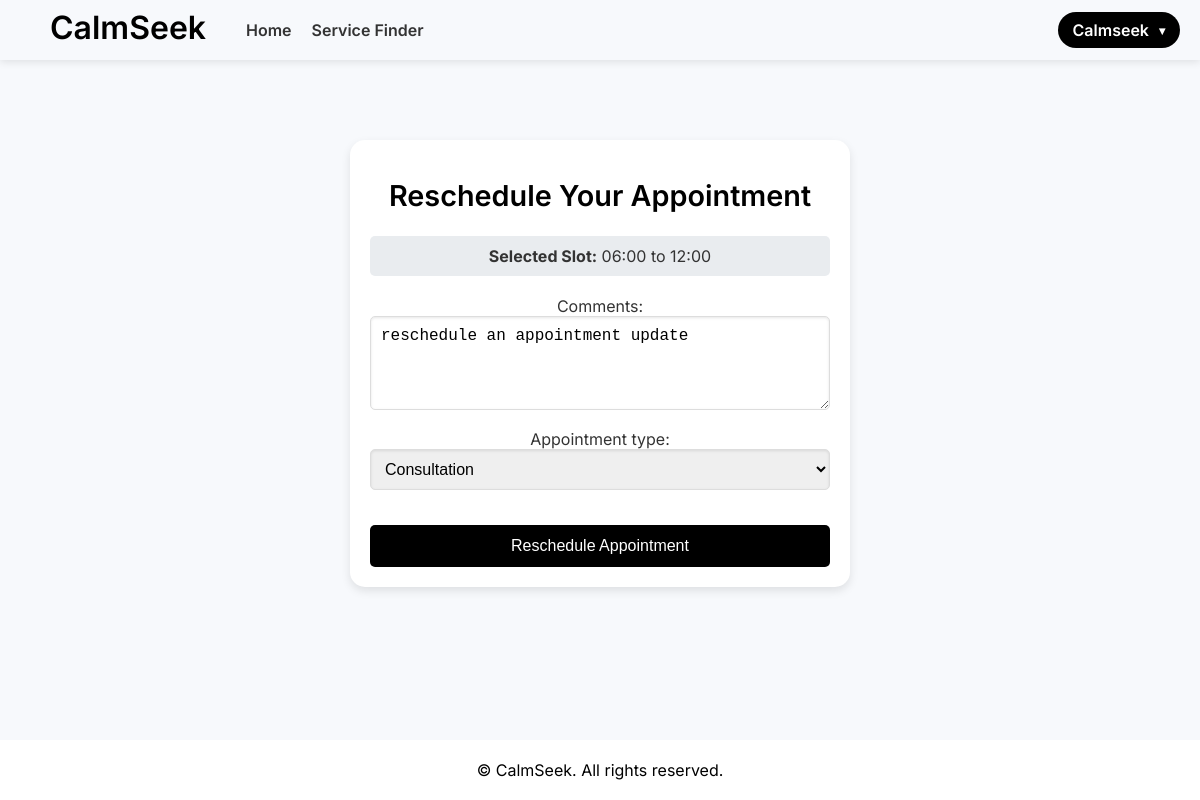
Screenshot of /appointments/update_appointment/5/5/ (signed in) with the database file from the repository.
### appointments/models.py (models this page shows, shortened)
class TimeSlot(models.Model):
    provider = models.ForeignKey(
        User, on_delete=models.CASCADE, related_name="provider_time_slots"
    )
    start_time = models.DateTimeField()
    end_time = models.DateTimeField()
    is_available = models.BooleanField(default=True)

class Appointment(models.Model):
    user = models.ForeignKey(
        User, on_delete=models.CASCADE, related_name="appointments"
    )
    time_slot = models.ForeignKey(TimeSlot, on_delete=models.CASCADE)
    comments = models.TextField(blank=True)
    APPOINTMENT_TYPES = [
        ("Checkup", "Checkup"),
        ("Consultation", "Consultation"),
        ("Emergency", "Emergency"),
    ]
    appointment_type = models.CharField(max_length=20, choices=APPOINTMENT_TYPES)
    booked_on = models.DateTimeField(auto_now_add=True)

### appointments/views.py (the view)
@login_required
def update_appointment(request, appointment_id, slot_id):
    appointment = get_object_or_404(Appointment, id=appointment_id)
    original_user = appointment.user
    new_time_slot = get_object_or_404(TimeSlot, id=slot_id, is_available=True)
    form = AppointmentForm()
    print(request.method)
    if request.method == "POST":
        form = AppointmentForm(request.POST, instance=appointment)
        old_time_slot = appointment.time_slot
        old_time_slot.is_available = True
        old_time_slot.save()
        if form.is_valid():
            appointment = form.save(commit=False)
            appointment.user = original_user
            appointment.time_slot = new_time_slot
            appointment.save()
            new_time_slot.is_available = False
            new_time_slot.save()
            return redirect("appointments:appointment_success")
    else:
        form = AppointmentForm(instance=appointment)
    context = {
        "time_slot": new_time_slot,
        "appointment": appointment,
        "form": form,
    }
    return render(request, "appointments/update_appointment.html", context)

### appointments/forms.py
class AppointmentForm(forms.ModelForm):
    class Meta:
        model = Appointment
        fields = ["comments", "appointment_type"]
        widgets = {
            "comments": forms.Textarea(
                attrs={"rows": 4, "placeholder": "Enter any comments for the provider"}
            ),
            "appointment_type": forms.Select(),
        }

### appointments/templates/appointments/update_appointment.html (shortened to what this page needs)
{% extends 'base.html' %}
{% block content %}
<div class="container booking-card">
    <h2 class="heading">Reschedule Your Appointment</h2>
    <div class="time-slot">
        <p><strong>Selected Slot:</strong> {{ time_slot.start_time|date:"H:i" }} to {{ time_slot.end_time|date:"H:i" }}</p>
    </div>
    <form method="post" class="appointment-form">
        <div class="form-group">
            {{ form.as_p }}
        </div>
        <button type="submit" class="btn btn-primary">Reschedule Appointment</button>
    </form>
</div>
{% endblock %}

### calmseek/templates/base.html (shortened to what this page needs)
<!DOCTYPE html>
<html lang="en">
<head>
    {% load static %}
    <link rel="stylesheet" href="{% static 'styles.css' %}">
</head>
<body>
<header>
    <div class="container">
        <div class="header-left">
            <h1>CalmSeek</h1>
            <nav>
                <a class="nav-title">Home</a>
                <a class="nav-title">Service Finder</a>
            </nav>
        </div>
        <div class="user-menu" onclick="toggleDropdown()">
            <div class="user-btn">
                {{ user.first_name }}
                <span class="arrow">&#9662;</span>
            </div>
        </div>
    </div>
</header>
<main>
    {% block content %}
    {% endblock %}
</main>
<footer>
    <div class="container">
        <p>&copy; {{ current_year }} CalmSeek. All rights reserved.</p>
    </div>
</footer>
</body>
</html>

### static/css/styles.css (style rules this page uses)
* { margin: 0; padding: 0; box-sizing: border-box; }
body { font-family: 'Inter', sans-serif; background: #f7f9fc; color: #333; display: flex; flex-direction: column; min-height: 100vh; }
header { background: #ffffff00; padding: 0 20px; box-shadow: 0 2px 8px rgba(0, 0, 0, 0.1); position: fixed; width: 100%; top: 0; z-index: 1000; }
header h1 { text-align: center; color: #000000; font-size: 2.0rem; height: 60px; margin-right: 0px; }
header .container { max-width: 1500px; margin: 0 auto; display: flex; justify-content: space-between; align-items: center; height: 60px; background: transparent; box-shadow: none; }
.header-left { display: flex; align-items: center; }
header h1 { font-size: 2rem; font-weight: 600; margin-left: 30px; margin-right: 20px; color: #000; }
nav { display: flex; align-items: center; }
nav a { text-decoration: none; margin-left: 20px; font-weight: 600; color: #333; transition: color 0.3s; }
.user-menu { position: relative; cursor: pointer; }
.user-btn { background-color: #000; color: #fff; padding: 8px 15px; border-radius: 50px; font-weight: 600; display: flex; align-items: center; justify-content: center; transition: background-color 0.3s ease; cursor: pointer; }
.arrow { margin-left: 10px; font-size: 12px; color: #fff; transition: transform 0.3s ease; }
main { margin-top: 80px; }
h1, h2, h3, h4, h5, h6 { line-height: 1.4; margin-top: 16px; margin-bottom: 5px; }
body { font-family: 'Inter', sans-serif; padding: 0; margin: 0; }
main { margin-top: 60px; }
main { flex: 1; animation: fadeIn 0.5s ease-in-out; }
footer p { margin: 0; }
footer { text-align: center; padding: 20px 0; background: #ffffff; color: black; height: 60px; }
.container.booking-card { max-width: 500px; margin: 80px auto; background-color: #ffffff; padding: 20px; border-radius: 15px; box-shadow: 0 4px 10px rgba(0, 0, 0, 0.1); text-align: center; }
h2.heading { font-size: 1.8rem; margin-bottom: 20px; font-weight: 600; color: #000; }
.time-slot { margin-bottom: 20px; padding: 10px; background-color: #e9ecef; border-radius: 5px; }
.appointment-form .form-group { margin-bottom: 20px; }
.appointment-form input, .appointment-form select, .appointment-form textarea { width: 100%; padding: 10px; margin-bottom: 15px; border: 1px solid #ddd; border-radius: 5px; font-size: 1rem; box-shadow: inset 0 1px 3px rgba(0, 0, 0, 0.1); }
.btn-primary { background-color: #000; color: white; padding: 12px 20px; font-size: 1rem; border: none; border-radius: 5px; cursor: pointer; width: 100%; }

### rows the page displays
TimeSlot: start_time "06:00", end_time "12:00"
Appointment: comments "reschedule an appointment update", appointment_type "Consultation"

### other values shown
{{ user.first_name }} "Calmseek"
